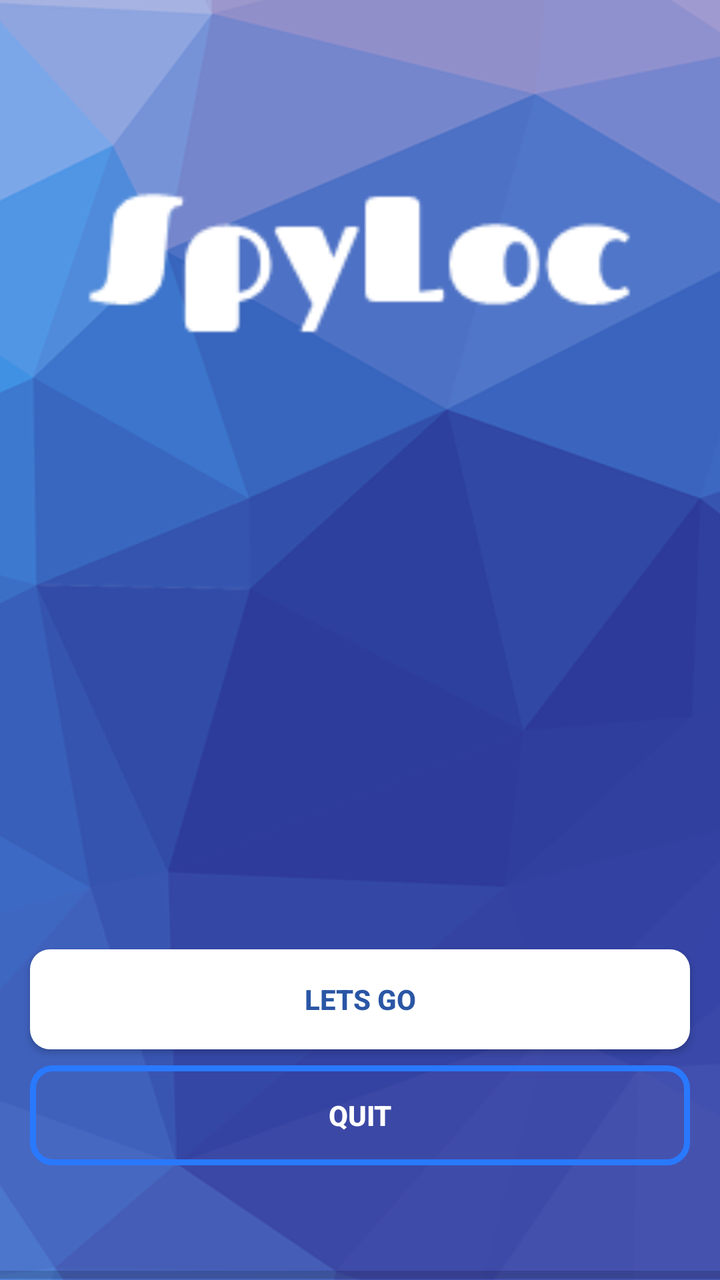
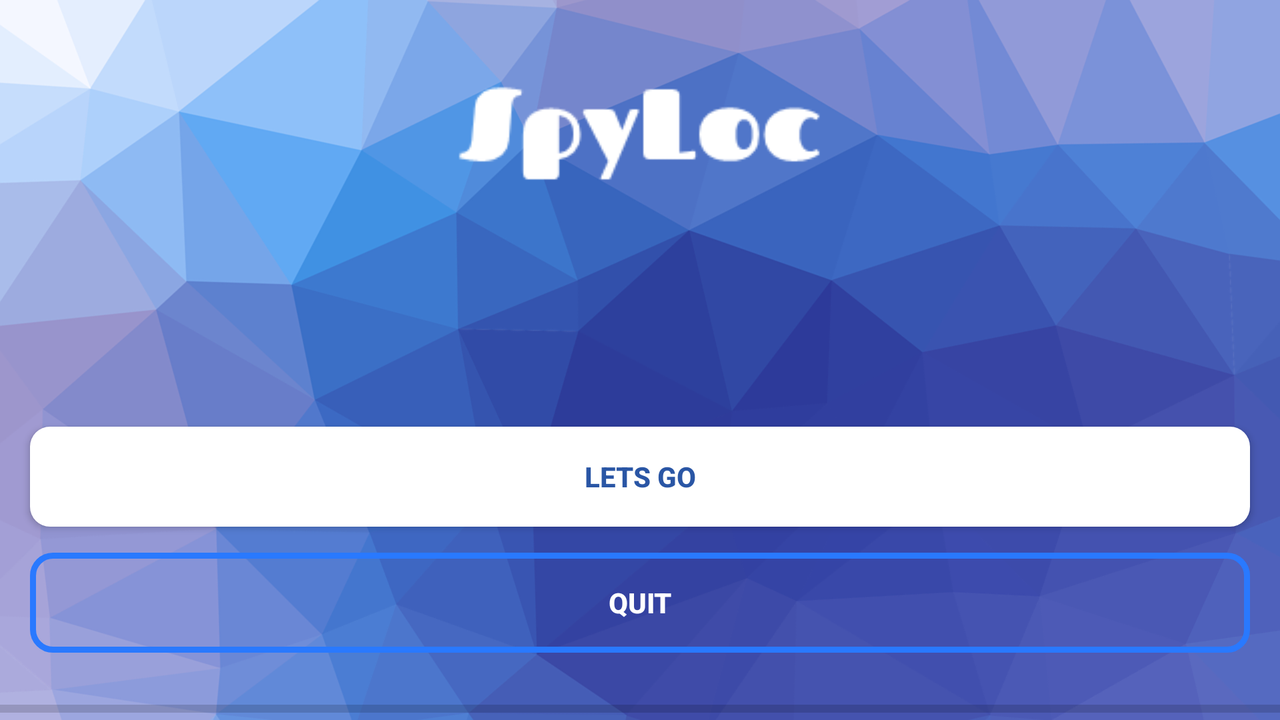

An Android layout and its configuration variant, each rendered on a device that would load it. The default file and the variant file are quoted in full after the pictures.
<!-- AndroidManifest.xml: application theme AppTheme -->
<!-- res/layout/activity_splash.xml -->
<?xml version="1.0" encoding="utf-8"?>
<androidx.constraintlayout.widget.ConstraintLayout
        xmlns:android="http://schemas.android.com/apk/res/android"
        xmlns:tools="http://schemas.android.com/tools"
        xmlns:app="http://schemas.android.com/apk/res-auto"
        android:layout_width="match_parent"
        android:layout_height="match_parent"
        android:id="@+id/layout"
        tools:context=".Splash">

    <ImageView android:layout_width="match_parent" android:layout_height="match_parent"
               android:src="@drawable/triangle"
               android:scaleType="centerCrop" android:id="@+id/imageView" tools:layout_editor_absoluteX="15dp"
               tools:ignore="MissingConstraints"
               tools:layout_editor_absoluteY="71dp"/>



    <ImageView android:layout_width="300dp" android:layout_height="90dp"
               android:src="@drawable/logo_1"
               android:scaleType="centerCrop"
               app:layout_constraintEnd_toEndOf="parent" android:layout_marginEnd="8dp"
               app:layout_constraintStart_toStartOf="parent" android:layout_marginStart="8dp"
               android:layout_marginTop="8dp" app:layout_constraintTop_toTopOf="parent"
               app:layout_constraintHorizontal_bias="0.494"
               android:id="@+id/imageView2" android:layout_marginBottom="8dp"
               app:layout_constraintBottom_toBottomOf="parent" app:layout_constraintVertical_bias="0.147"/>

    <Button
            android:layout_width="match_parent" android:layout_height="50dp"
            android:layout_marginTop="8dp"
            android:text="@string/text"
            android:textStyle="bold"
            android:textColor="@color/background2"

            android:background="@drawable/fill_background"
            app:layout_constraintTop_toTopOf="parent"
            app:layout_constraintStart_toStartOf="parent"
            android:layout_marginStart="15dp" android:id="@+id/button"
            android:layout_marginEnd="15dp" app:layout_constraintEnd_toEndOf="parent"
            app:layout_constraintHorizontal_bias="1.0"
            android:layout_marginBottom="8dp" app:layout_constraintBottom_toBottomOf="@+id/quitbutton"
            app:layout_constraintVertical_bias="0.903"/>

    <Button
            android:layout_width="match_parent" android:layout_height="50dp"
            android:text="Quit"
            android:textStyle="bold"
            android:textColor="@color/white"
            android:background="@drawable/button_background"
            android:id="@+id/quitbutton"
            app:layout_constraintStart_toStartOf="parent"
            android:layout_marginStart="15dp"
            android:layout_marginEnd="15dp"
            android:layout_marginTop="1dp" app:layout_constraintTop_toTopOf="parent" android:layout_marginBottom="8dp"
            app:layout_constraintBottom_toBottomOf="parent" app:layout_constraintVertical_bias="0.915"/>


    <ProgressBar android:layout_width="match_parent" android:layout_height="5dp"
                 style="?android:progressBarStyleHorizontal"
                 android:progress="0"
                 android:id="@+id/progress"
                 android:layout_alignParentEnd="true"
                 tools:layout_editor_absoluteX="77dp" android:layout_marginBottom="0dp"
                 app:layout_constraintBottom_toBottomOf="parent" android:layout_marginTop="8dp"
                 app:layout_constraintTop_toTopOf="parent" app:layout_constraintVertical_bias="1.0"/>

</androidx.constraintlayout.widget.ConstraintLayout>
<!-- resources referenced by this layout -->
<resources>
  <color name="background2">#2A56A5</color>
  <color name="white">#ffffff</color>
  <!-- drawable button_background (drawable) -->
  <?xml version="1.0" encoding="utf-8"?>
  <shape xmlns:android="http://schemas.android.com/apk/res/android"
         android:shape="rectangle">
  
      <stroke
      android:color="@color/white"
      android:width="3dp">
  
      </stroke>
      <corners
      android:radius="10dp"></corners>
  
      <solid ></solid>
  
  
  </shape>
  <!-- drawable fill_background (drawable) -->
  <?xml version="1.0" encoding="utf-8"?>
  <shape xmlns:android="http://schemas.android.com/apk/res/android"
         android:shape="rectangle">
  
      <corners
              android:radius="10dp"></corners>
  
      <solid
      android:color="@color/white"></solid>
  
  
  </shape>
  <!-- drawable logo_1: png bitmap (drawable, 2661 bytes) -->
  <!-- drawable triangle: png bitmap (drawable, 133477 bytes) -->
  <string name="text">Lets Go</string>
  <style name="AppTheme" parent="Theme.AppCompat.DayNight.NoActionBar">
          
          <item name="colorPrimary">@color/colorPrimary</item>
          <item name="colorPrimaryDark">@color/background2</item>
          <item name="colorAccent">@color/colorAccent</item>
          <item name="android:popupBackground">@android:color/white</item>
          <item name="windowActionBar">false</item>
          <item name="windowNoTitle">true</item>
      </style>
  <color name="colorPrimary">#008577</color>
  <color name="colorAccent">#2979FF</color>
</resources>
<!-- res/layout-land/activity_splash.xml (the author's variant of the layout above) -->
<!-- drawn on the phone turned sideways -->
<?xml version="1.0" encoding="utf-8"?>
<androidx.constraintlayout.widget.ConstraintLayout
        xmlns:android="http://schemas.android.com/apk/res/android"
        xmlns:tools="http://schemas.android.com/tools"
        xmlns:app="http://schemas.android.com/apk/res-auto"
        android:layout_width="match_parent"
        android:layout_height="match_parent"
        android:id="@+id/layout"
        tools:context=".Splash">

    <ImageView android:layout_width="match_parent" android:layout_height="match_parent"
               android:src="@drawable/triangle"
               android:scaleType="centerCrop" android:id="@+id/imageView" tools:layout_editor_absoluteX="0dp"
               tools:ignore="MissingConstraints"
               tools:layout_editor_absoluteY="16dp"/>


    <ImageView android:layout_width="wrap_content" android:layout_height="50dp"
               android:src="@drawable/logo_1"
               android:scaleType="centerCrop"
               app:layout_constraintEnd_toEndOf="parent" android:layout_marginEnd="8dp"
               app:layout_constraintStart_toStartOf="parent" android:layout_marginStart="8dp"
               android:layout_marginTop="8dp" app:layout_constraintTop_toTopOf="parent"
               app:layout_constraintHorizontal_bias="0.499"
               android:id="@+id/imageView2" android:layout_marginBottom="8dp"
               app:layout_constraintBottom_toBottomOf="parent" app:layout_constraintVertical_bias="0.115"/>



    <Button
            android:layout_width="match_parent" android:layout_height="50dp"
            android:layout_marginTop="8dp"
            android:text="@string/text"
            android:textStyle="bold"
            android:textColor="@color/background2"

            android:background="@drawable/fill_background"
            app:layout_constraintTop_toTopOf="parent"
            app:layout_constraintStart_toStartOf="parent"
            android:layout_marginStart="15dp" android:id="@+id/button"
            android:layout_marginEnd="15dp" app:layout_constraintEnd_toEndOf="parent"
            app:layout_constraintHorizontal_bias="0.0"
            android:layout_marginBottom="8dp" app:layout_constraintBottom_toBottomOf="parent"
            app:layout_constraintVertical_bias="0.698"/>

    <Button
            android:layout_width="match_parent" android:layout_height="50dp"
            android:text="Quit"
            android:textStyle="bold"
            android:textColor="@color/white"
            android:background="@drawable/button_background"
            android:id="@+id/quitbutton"
            android:layout_marginEnd="15dp"
            app:layout_constraintStart_toStartOf="parent"
            android:layout_marginStart="15dp"
            android:layout_marginTop="1dp" app:layout_constraintTop_toTopOf="parent" android:layout_marginBottom="8dp"
            app:layout_constraintBottom_toBottomOf="parent" app:layout_constraintVertical_bias="0.915"/>


    <ProgressBar android:layout_width="match_parent" android:layout_height="11dp"
                 style="?android:progressBarStyleHorizontal"
                 android:progress="0"
                 android:id="@+id/progress"
                 android:layout_alignParentEnd="true"
                 tools:layout_editor_absoluteX="77dp" android:layout_marginBottom="0dp"
                 app:layout_constraintBottom_toBottomOf="parent" android:layout_marginTop="8dp"
                 app:layout_constraintTop_toTopOf="parent" app:layout_constraintVertical_bias="1.0"/>

</androidx.constraintlayout.widget.ConstraintLayout>
